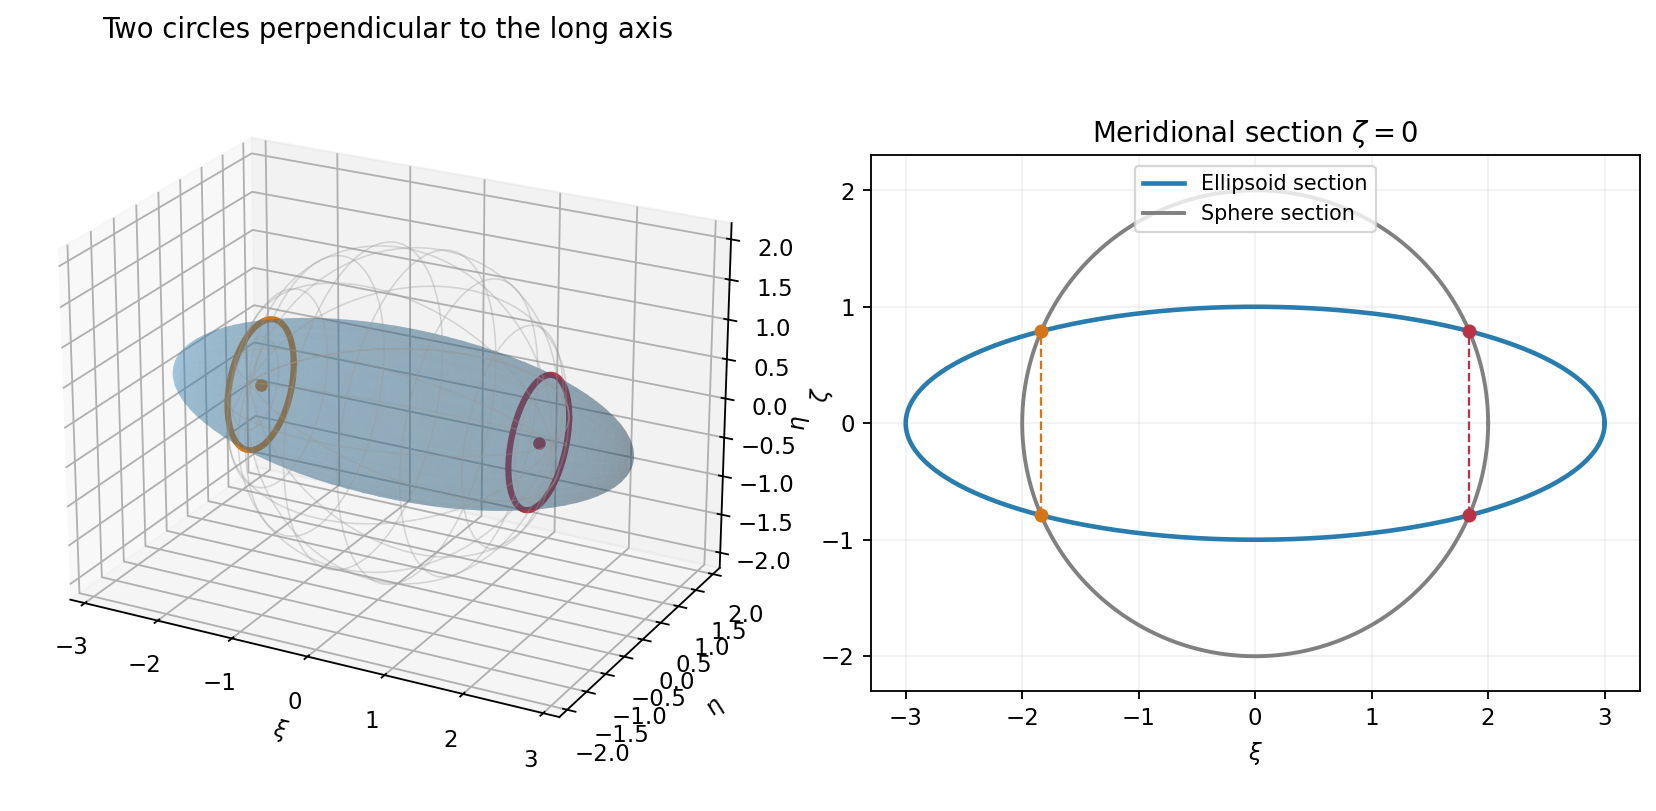

Here is the Python script that generated this plot:
"""Original spheroid/sphere intersections; Python 3.14, NumPy, Matplotlib. PNG to cwd."""
import numpy as np
import matplotlib

matplotlib.use("Agg")
import matplotlib.pyplot as plt
from matplotlib.lines import Line2D

fig = plt.figure(figsize=(10, 4.8), layout="constrained", facecolor="white")
ax = fig.add_subplot(1, 2, 1, projection="3d")
section = fig.add_subplot(1, 2, 2)
t, phi = np.meshgrid(np.linspace(0, np.pi, 45), np.linspace(0, 2 * np.pi, 65))
ax.plot_surface(3 * np.cos(t), np.sin(t) * np.cos(phi), np.sin(t) * np.sin(phi), color="#4e98c7", alpha=0.3, linewidth=0)
ax.plot_wireframe(2 * np.cos(t), 2 * np.sin(t) * np.cos(phi), 2 * np.sin(t) * np.sin(phi), rstride=5, cstride=5, color="0.6", alpha=0.35, linewidth=0.7)
angle = np.linspace(0, 2 * np.pi, 401)
offset, radius = np.sqrt(27 / 8), np.sqrt(5 / 8)
for sign, color in [(-1, "#d37619"), (1, "#b73346")]:
    ax.plot(np.full_like(angle, sign * offset), radius * np.cos(angle), radius * np.sin(angle), color=color, lw=2.7)
    ax.scatter([sign * offset], [0], [0], color=color, s=20)
ax.set(xlim=(-3.2, 3.2), ylim=(-2.2, 2.2), zlim=(-2.2, 2.2), xlabel=r"$\xi$", ylabel=r"$\eta$", zlabel=r"$\zeta$", title="Two circles perpendicular to the long axis")
ax.set_box_aspect((6.4, 4.4, 4.4))
ax.view_init(elev=23, azim=-62)
section.plot(3 * np.cos(angle), np.sin(angle), color="#287cae", lw=2, label="Ellipsoid section")
section.plot(2 * np.cos(angle), 2 * np.sin(angle), color="0.5", lw=1.7, label="Sphere section")
for sign, color in [(-1, "#d37619"), (1, "#b73346")]:
    section.plot([sign * offset] * 2, [-radius, radius], "--", color=color, lw=1)
    section.scatter([sign * offset] * 2, [-radius, radius], color=color, s=26, zorder=3)
section.set(xlim=(-3.3, 3.3), ylim=(-2.3, 2.3), xlabel=r"$\xi$", ylabel=r"$\eta$", title=r"Meridional section $\zeta=0$")
section.set_aspect("equal")
section.grid(alpha=0.16)
section.legend(fontsize=9, loc="upper center")
fig.savefig("paper-1-q6-ellipsoid-circles.png", dpi=165, facecolor="white")
plt.close(fig)
